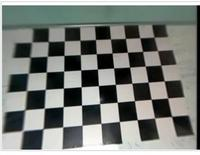
#> input picture assets/board1.jpeg, 200 x 155 px, found by its file name
$ python calibrate.py
#> lines starting #> are read from the running program, lines starting #| are printed output that depends on the picture; long printed decimals are rounded
import cv2
import numpy as np
import os

# source: https://www.geeksforgeeks.org/python-opencv-cv2-imread-method/

# Define the dimensions of checkerboard
CHECKERBOARD = (6, 9)

# stop the iteration when specified
# accuracy, epsilon, is reached or
# specified number of iterations are completed.
criteria = (cv2.TERM_CRITERIA_EPS +
            cv2.TERM_CRITERIA_MAX_ITER, 30, 0.001)


# Vector for 3D points
threedpoints = []

# Vector for 2D points
twodpoints = []


#  3D points real world coordinates
objectp3d = np.zeros((1, CHECKERBOARD[0]
                      * CHECKERBOARD[1],
                      3), np.float32)
objectp3d[0, :, :2] = np.mgrid[0:CHECKERBOARD[0],
                               0:CHECKERBOARD[1]].T.reshape(-1, 2)
prev_img_shape = None

images = ['assets/board1.jpeg', 'assets/board2.jpeg', 'assets/board3.jpeg']

for filename in images:
    image = cv2.imread(filename)
#> image is the input picture: shape (155, 200, 3); mean B, G, R 120.4, 124.7, 120.8
    grayColor = cv2.cvtColor(image, cv2.COLOR_BGR2GRAY)

    ret, corners = cv2.findChessboardCorners(grayColor, CHECKERBOARD, cv2.CALIB_CB_ADAPTIVE_THRESH + cv2.CALIB_CB_FAST_CHECK + cv2.CALIB_CB_NORMALIZE_IMAGE)
#> ret = True; corners = 54 rows, first 8: [154, 37.09], [157.5, 50.56], [160.7, 65.11], [164.2, 80.94], [167.6, 97.94], [171.6, 116.5], [139.8, 37.78], [142.6, 51.4]

    # If desired number of corners can be detected then,
    # refine the pixel coordinates and display
    # them on the images of checker board
    if ret == True:
        threedpoints.append(objectp3d)

        # refining pixel coordinates
        # for given 2d points.
        corners2 = cv2.cornerSubPix(grayColor, corners, (11, 11), (-1, -1), criteria)
#> corners2 = 54 rows, first 8: [154.4, 37.22], [157.4, 50.55], [160.8, 65.2], [164.1, 80.87], [167.6, 97.93], [171.5, 116.5], [139.7, 37.76], [142.6, 51.46]
        twodpoints.append(corners2)

        # Draw and display the corners
        image = cv2.drawChessboardCorners(image, CHECKERBOARD, corners2, ret)
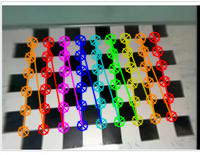
#> image: shape (155, 200, 3); mean B, G, R 117.5, 124.9, 129.9
    cv2.imshow('img', image)
    cv2.waitKey(0)
#> pass 2 of the loop `for filename in images:`:
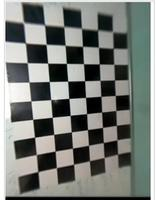
#> input picture assets/board2.jpeg, 156 x 200 px, found by its file name
#> image is the input picture: shape (200, 156, 3); mean B, G, R 120.3, 124.8, 120.9
#> grayColor: shape (200, 156)
#> corners = 54 rows, first 8: [117.5, 154.2], [104.1, 157.4], [89.43, 160.7], [73.49, 164.2], [56.36, 167.6], [37.95, 171.7], [117, 139.8], [103.4, 142.5]
#> corners2 = 54 rows, first 8: [117.5, 154.5], [104.2, 157.4], [89.44, 160.7], [73.59, 164.2], [56.4, 167.6], [37.78, 171.5], [116.9, 139.7], [103.3, 142.6]
#> `image = cv2.drawChessboardCorners(image, CHECKERBOARD, corners2, ret)`:
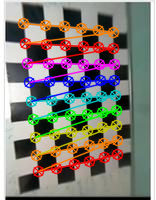
#> image: shape (200, 156, 3); mean B, G, R 117.5, 124.8, 130
#> pass 3 of the loop `for filename in images:`:
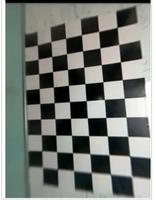
#> input picture assets/board3.jpeg, 156 x 200 px, found by its file name
#> image is the input picture: shape (200, 156, 3); mean B, G, R 120.2, 124.8, 120.9
#> corners = 54 rows, first 8: [37.39, 44.97], [50.81, 41.58], [65.55, 38.43], [81.45, 34.91], [98.63, 31.4], [117.1, 27.38], [37.96, 59.03], [51.64, 56.43]
#> corners2 = 54 rows, first 8: [37.46, 44.55], [50.85, 41.61], [65.59, 38.23], [81.42, 34.83], [98.59, 31.41], [117.2, 27.51], [38.05, 59.3], [51.75, 56.42]
#> `image = cv2.drawChessboardCorners(image, CHECKERBOARD, corners2, ret)`:
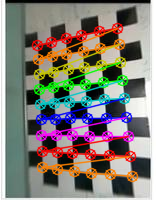
#> image: shape (200, 156, 3); mean B, G, R 117.4, 124.9, 129.9
cv2.destroyAllWindows()

# Perform camera calibration
h, w = image.shape[:2]
#> h = 200; w = 156
ret, mtx, dist, rvecs, tvecs = cv2.calibrateCamera(threedpoints, twodpoints, grayColor.shape[::-1], None, None)
#> ret = 0.75; mtx = [[25.41, 0, 84.47], [0, 25.7, 95.7], [0, 0, 1]]; dist = [[-0.000932, 4.16e-05, -0.00292, 0.000646, -5.39e-07]]; rvecs = ([-0.0602, 0.0366, 1.51], [-0.0972, -0.0112, 3.08], [-0.0224, 0.0579, -0.0727]); tvecs = ([4.61, -3.78, 1.72], [2.31, 3.98, 1.72], [-3.18, -3.48, 1.75])

# Displaying required output
print("Camera matrix : ")
print(mtx)
#| [[25.406  0.         84.474]
#|  [ 0.         25.695 95.700]
#|  [ 0.          0.          1.        ]]

print("distortion coefficient : ")
print(dist)
#| [[-9.31671254e-04  4.16291753e-05 -2.92352959e-03  6.45889666e-04
#|   -5.39174908e-07]]

print("Rotation Vectors :")
print(rvecs)
#| (array([[-0.06023],
#|        [ 0.03656],
#|        [ 1.509]]), array([[-0.09719],
#|        [-0.01116],
#|        [ 3.077]]), array([[-0.02239],
#|        [ 0.05792],
#|        [-0.07268]]))

print("Translation Vectors :")
print(tvecs)
#| (array([[ 4.613 ],
#|        [-3.780 ],
#|        [ 1.717]]), array([[2.306],
#|        [3.975],
#|        [1.717]]), array([[-3.181],
#|        [-3.476],
#|        [ 1.750 ]]))
